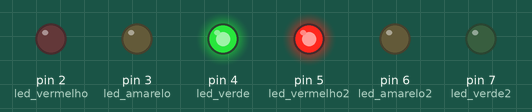
This sketch was run on a simulated Arduino Uno, built with avr-gcc and run on an emulated ATmega328P. On the bench: output pins drawn as LEDs (lit = HIGH).

Above: at 2.5 s.
At 6.5 s:
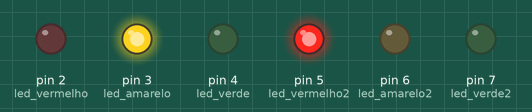
At 10.5 s:
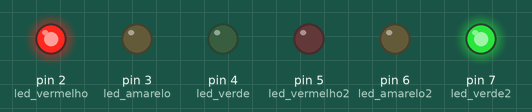
At 14.5 s:
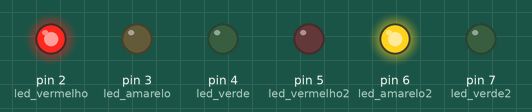
Timing chart, 0 to 20.8 s (numbered marks = the images above):
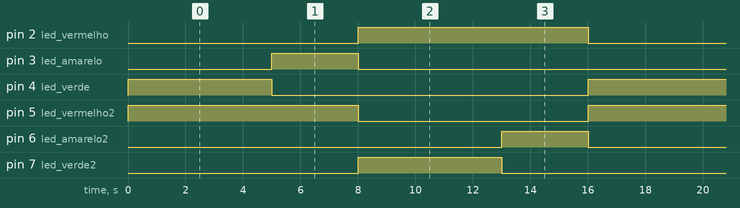

The sketch:

primeiro_projeto_led1.ino
```cpp
//declaração de variaveis
int led_vermelho = 2;
int led_amarelo = 3;
int led_verde = 4;
int led_vermelho2 = 5;
int led_amarelo2 = 6;
int led_verde2 = 7;

// C++ code
//
void setup()
{
  //defindo portas do arduino

   pinMode(led_vermelho,OUTPUT);
   pinMode(led_amarelo,OUTPUT);
   pinMode(led_verde,OUTPUT);
   pinMode(led_vermelho2,OUTPUT);
   pinMode(led_amarelo2,OUTPUT);
   pinMode(led_verde2,OUTPUT);
}

void loop()
{
  //estado 1 - verde 1 ligado vermelho 2 ligado
  digitalWrite(led_verde,HIGH);
  digitalWrite(led_amarelo,LOW);
  digitalWrite(led_vermelho,LOW);
  digitalWrite(led_verde2,LOW);
  digitalWrite(led_amarelo2,LOW);
  digitalWrite(led_vermelho2,HIGH);

  //aguardar 5 segundos
  delay(5000);
  //estado 2 - amarelo 1 ligado vermelho 2 ligado
  digitalWrite(led_verde,LOW);
  digitalWrite(led_amarelo,HIGH);
  digitalWrite(led_vermelho,LOW);
  digitalWrite(led_verde2,LOW);
  digitalWrite(led_amarelo2,LOW);
  digitalWrite(led_vermelho2,HIGH);
   //aguardar 3 segundos
  delay(3000);
   //estado 3 - vermelho 1 ligado verde 2 ligado
  digitalWrite(led_verde,LOW);
  digitalWrite(led_amarelo,LOW);
  digitalWrite(led_vermelho,HIGH);
  digitalWrite(led_verde2,HIGH);
  digitalWrite(led_amarelo2,LOW);
  digitalWrite(led_vermelho2,LOW);
   //aguardar 5 segundos
  delay(5000);
   //estado 4 - amarelo 2 ligado vermelho 1 ligado
  digitalWrite(led_verde,LOW);
  digitalWrite(led_amarelo,LOW);
  digitalWrite(led_vermelho,HIGH);
  digitalWrite(led_verde2,LOW);
  digitalWrite(led_amarelo2,HIGH);
  digitalWrite(led_vermelho2,LOW);
  //aguardar 3 segundos
  delay(3000);
}
```

Measured:
- by itself, pin 2 (led_vermelho), pin 5 (led_vermelho2): alternates HIGH for 8.0 s and LOW for 8.0 s
- by itself, pin 3 (led_amarelo), pin 6 (led_amarelo2): alternates HIGH for 3.0 s and LOW for 13.0 s
- by itself, pin 4 (led_verde), pin 7 (led_verde2): alternates HIGH for 5.0 s and LOW for 11.0 s
